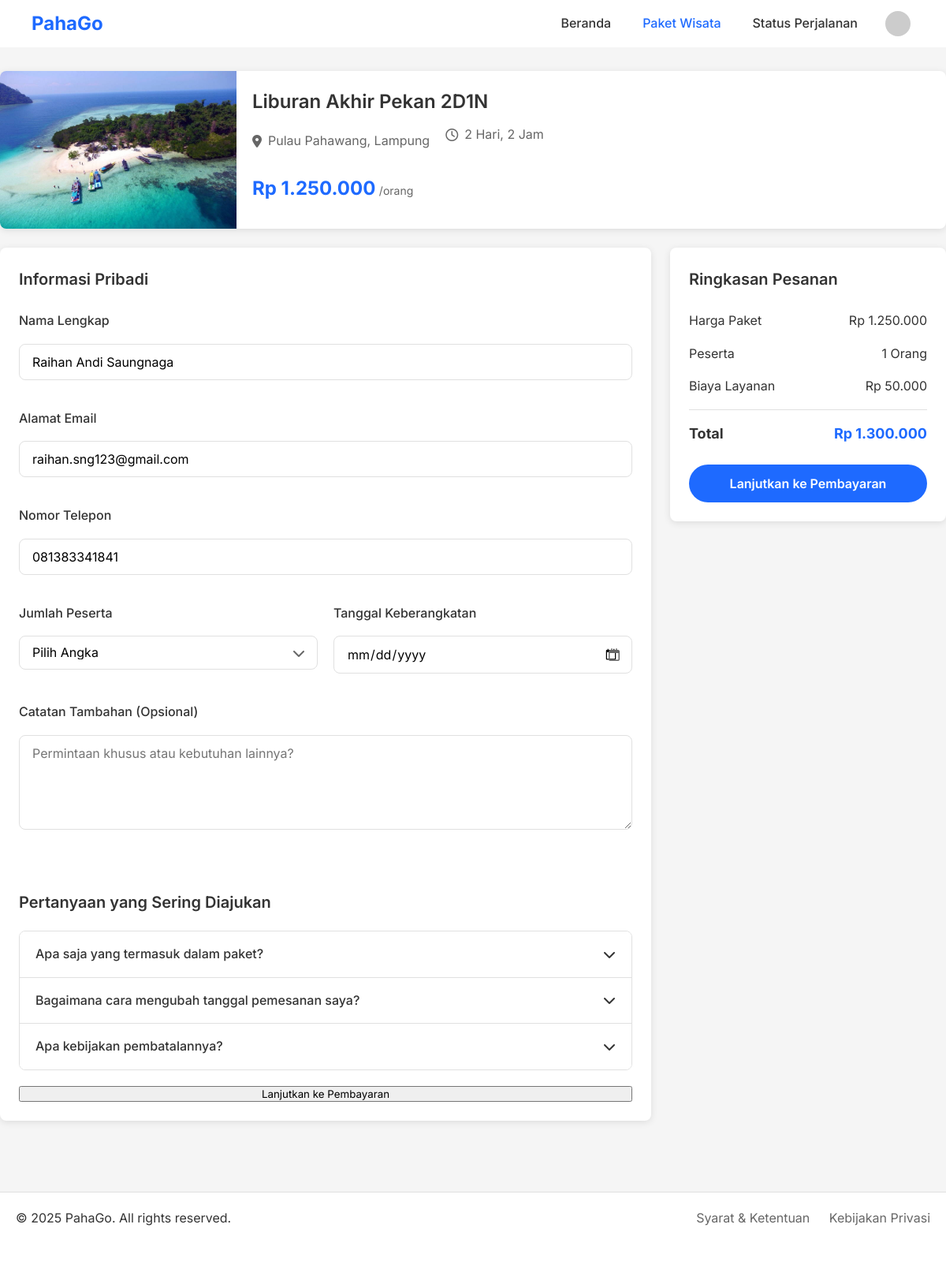
The page /booking.php (signed in) on the database its author committed.
### tables this page shows
CREATE TABLE `packages` (
  `id` int NOT NULL,
  `guide_id` int NOT NULL,
  `title` varchar(255) NOT NULL,
  `description` text NOT NULL,
  `short_description` varchar(255) DEFAULT NULL,
  `price` decimal(10,2) NOT NULL,
  `max_participants` int NOT NULL,
  `duration_days` int NOT NULL,
  `duration_hours` int DEFAULT '0',
  `image_url` varchar(255) DEFAULT NULL,
  `status` enum('active','draft') NOT NULL DEFAULT 'draft',
  `is_bestseller` tinyint(1) DEFAULT '0',
  `is_popular` tinyint(1) DEFAULT '0',
  `rating` decimal(3,1) DEFAULT '0.0',
  `created_at` timestamp NOT NULL DEFAULT CURRENT_TIMESTAMP,
  `updated_at` timestamp NULL DEFAULT NULL ON UPDATE CURRENT_TIMESTAMP
);

CREATE TABLE `users` (
  `id` int NOT NULL,
  `full_name` varchar(100) DEFAULT NULL,
  `email` varchar(100) DEFAULT NULL,
  `phone` varchar(20) DEFAULT NULL,
  `password` varchar(255) DEFAULT NULL
);

### booking.php (the view, shortened to what this page needs)
<?php
require_once 'includes/db.php';
$isLoggedIn = isset($_SESSION['user_id']) ? true : false;
$user_id = $_SESSION['user_id'];
if ($isLoggedIn) {
    $user_stmt = $conn->prepare("SELECT * FROM users WHERE id = ?");
    $user_stmt->bind_param("i", $user_id);
    $user_stmt->execute();
    $user_result = $user_stmt->get_result();
    $user_data = $user_result->fetch_assoc();
}
$package_id = isset($_GET['package_id']) ? intval($_GET['package_id']) : 1;
$stmt = $conn->prepare("SELECT p.*, g.id as guide_id, g.name as guide_name
                       FROM packages p
                       JOIN guides g ON p.guide_id = g.id
                       WHERE p.id = ?");
$stmt->bind_param("i", $package_id);
$stmt->execute();
$result = $stmt->get_result();
$package_data = $result->fetch_assoc();
if ($package_data) {
    $package = [
        'id' => $package_data['id'],
        'name' => $package_data['title'],
        'duration_days' => $package_data['duration_days'],
        'duration_hours' => $package_data['duration_hours'],
        'duration' => ($package_data['duration_days'] > 0 ? "{$package_data['duration_days']} Hari" : "") .
                     (($package_data['duration_days'] > 0 && $package_data['duration_hours'] > 0) ? ", " : "") .
                     ($package_data['duration_hours'] > 0 ? "{$package_data['duration_hours']} Jam" : ""),
        'price' => (int)$package_data['price'],
        'service_fee' => 50000,
        'image' => fixImagePath($package_data['image_url']),
        'max_participants' => $package_data['max_participants'],
        'guide_id' => $package_data['guide_id'],
        'guide_name' => $package_data['guide_name'],
        'location' => "Pulau Pahawang, Lampung"
    ];
}
function fixImagePath($path) {
    if (strpos($path, '../') === 0) {
        return ltrim(str_replace('../', '', $path), '/');
    }
    return $path;
}
?>
<!DOCTYPE html>
<html lang="id">
<head>
    <link rel="stylesheet" href="css/styles.css">
    <link rel="stylesheet" href="css/booking.css">
    <link rel="stylesheet" href="https://cdnjs.cloudflare.com/ajax/libs/font-awesome/6.1.1/css/all.min.css">
</head>
<body>
   <header class="navbar">
        <div class="container">
            <div class="navbar-content">
                <a href="index.php" class="logo">PahaGo</a>
                <nav class="nav-menu">
                    <ul>
                        <li><a href="index.php">Beranda</a></li>
                        <li><a href="packages.php" class="active">Paket Wisata</a></li>
                        <li><a href="status.php">Status Perjalanan</a></li>
                        <?php if ($isLoggedIn): ?>
                            <li class="profile-dropdown">
                                <div class="profile-trigger">
                                    <img src="https://ui-avatars.com/api/?name=<?php echo urlencode($_SESSION['user_name'] ?? 'User'); ?>&background=1e6aff&color=fff&size=32"
                                        class="profile-image" alt="Profile">
                                </div>
                            </li>
                        <?php else: ?>
                            <li><a href="login.html">Masuk</a></li>
                            <li><a href="register.html" class="btn-primary">Daftar</a></li>
                        <?php endif; ?>
                    </ul>
                </nav>
            </div>
        </div>
    </header>
    <main class="container booking-container">
        <div class="package-header">
            <div class="package-image">
                <img src="<?= $package['image'] ?>" alt="<?= $package['name'] ?>">
            </div>
            <div class="package-info">
                <h1><?= $package['name'] ?></h1>
                <div class="package-meta">
                    <div class="location">
                        <i class="fas fa-map-marker-alt"></i>
                        <span><?= $package['location'] ?></span>
                    </div>
                    <div class="duration">
                        <i class="far fa-clock"></i>
                        <span><?= $package['duration'] ?></span>
                    </div>
                </div>
                <div class="package-price">
                    <span class="price">Rp <?= number_format($package['price'], 0, ',', '.') ?></span>
                    <span class="price-per">/orang</span>
                </div>
            </div>
        </div>
        <div class="booking-content">
            <div class="booking-form-container">
                <div class="section-header">
                    <h2>Informasi Pribadi</h2>
                </div>
                <form id="booking-form" method="post" action="" class="booking-form">
                    <div class="form-group">
                        <label for="nama_lengkap">Nama Lengkap</label>
                        <input type="text" id="nama_lengkap" name="nama_lengkap" placeholder="Masukkan nama lengkap Anda"
                               value="<?= $user_data['full_name'] ?? '' ?>" required>
                    </div>
                    <div class="form-group">
                        <label for="email">Alamat Email</label>
                        <input type="email" id="email" name="email" placeholder="Masukkan email Anda"
                               value="<?= $user_data['email'] ?? '' ?>" required>
                    </div>
                    <div class="form-group">
                        <label for="telepon">Nomor Telepon</label>
                        <input type="tel" id="telepon" name="telepon" placeholder="Masukkan nomor telepon Anda"
                               value="<?= $user_data['phone'] ?? '' ?>" required>
                    </div>
                    <div class="form-row">
                        <div class="form-group">
                            <label for="jumlah_peserta">Jumlah Peserta</label>
                            <div class="select-container">
                                <select id="jumlah_peserta" name="jumlah_peserta" required>
                                    <option value="">Pilih Angka</option>
                                </select>
                            </div>
                        </div>
                        <div class="form-group">
                            <label for="tanggal">Tanggal Keberangkatan</label>
                            <div class="date-input-container">
                                <input type="date" id="tanggal" name="tanggal" required>
                            </div>
                        </div>
                    </div>
                    <div class="form-group">
                        <label for="catatan">Catatan Tambahan (Opsional)</label>
                        <textarea id="catatan" name="catatan" placeholder="Permintaan khusus atau kebutuhan lainnya?"></textarea>
                    </div>
                    <div class="faq-section">
                        <h2>Pertanyaan yang Sering Diajukan</h2>
                        <div class="accordion">
                            <div class="accordion-item">
                                <div class="accordion-header" id="faq1">
                                    <h3>Apa saja yang termasuk dalam paket?</h3>
                                    <i class="fas fa-chevron-down"></i>
                                </div>
                            </div>
                            <div class="accordion-item">
                                <div class="accordion-header" id="faq2">
                                    <h3>Bagaimana cara mengubah tanggal pemesanan saya?</h3>
                                    <i class="fas fa-chevron-down"></i>
                                </div>
                            </div>
                            <div class="accordion-item">
                                <div class="accordion-header" id="faq3">
                                    <h3>Apa kebijakan pembatalannya?</h3>
                                    <i class="fas fa-chevron-down"></i>
                                </div>
                            </div>
                        </div>
                    </div>
                    <button type="submit" name="submit_booking" class="btn-payment-mobile">
                        Lanjutkan ke Pembayaran
                    </button>
                </form>
            </div>
            <div class="order-summary">
                <div class="summary-container">
                    <h2>Ringkasan Pesanan</h2>
                    <div class="summary-item">
                        <span>Harga Paket</span>
                        <span>Rp <?= number_format($package['price'], 0, ',', '.') ?></span>
                    </div>
                    <div class="summary-item">
                        <span>Peserta</span>
                        <span id="display_peserta">1 Orang</span>
                    </div>
                    <div class="summary-item">
                        <span>Biaya Layanan</span>
                        <span>Rp <?= number_format($package['service_fee'], 0, ',', '.') ?></span>
                    </div>
                    <div class="summary-divider"></div>
                    <div class="summary-total">
                        <span>Total</span>
                        <span id="display_total">Rp <?= number_format($package['price'] + $package['service_fee'], 0, ',', '.') ?></span>
                    </div>
                    <button type="submit" name="submit_booking" form="booking-form" class="btn-payment">
                        Lanjutkan ke Pembayaran
                    </button>
                </div>
            </div>
        </div>
    </main>
    <footer>
        <div class="container">
            <div class="footer-content">
                <div class="footer-copyright">
                    <p>&copy; 2025 PahaGo. All rights reserved.</p>
                </div>
                <div class="footer-links">
                    <a href="#">Syarat & Ketentuan</a>
                    <a href="#">Kebijakan Privasi</a>
                </div>
            </div>
        </div>
    </footer>
</body>
</html>

### css/styles.css (style rules this page uses)
:root { --text-color: #333; --bg-color: #f5f5f5; --primary-color: #1e6aff; --white: #ffffff; --transition: all 0.3s ease; --primary-hover: #0052e0; --border-color: #e0e0e0; --shadow: 0 2px 10px rgba(0, 0, 0, 0.1); --text-light: #666; --radius: 8px; }
* { margin: 0; padding: 0; box-sizing: border-box; }
body { font-family: "Inter", sans-serif; color: var(--text-color); line-height: 1.6; background-color: var(--bg-color); }
ul { list-style: none; }
a { text-decoration: none; color: inherit; }
.navbar { background-color: var(--white); position: sticky; top: 0; z-index: 1000; }
.navbar * { box-sizing: border-box; }
.nav-menu * { box-sizing: border-box; }
.logo { box-sizing: border-box; display: inline-block; }
.navbar-content { display: flex; justify-content: space-between; align-items: center; height: 60px; width: 100%; max-width: 1200px; margin: 0 auto; padding: 0 20px; }
.nav-menu { margin-left: auto; }
.nav-menu ul { display: flex; gap: 20px; align-items: center; list-style: none !important; margin: 0; padding: 0; }
.nav-menu li { list-style: none !important; margin: 0; padding: 0; }
.nav-menu a { font-weight: 500; transition: var(--transition); padding: 5px 10px; text-decoration: none; }
.nav-menu a:hover, .nav-menu a.active { color: var(--primary-color); }
.container { width: 100%; max-width: 1200px; margin: 0 auto; padding: 0 20px; }
.logo { font-size: 1.5rem; font-weight: 700; color: var(--primary-color); margin-right: auto; }
.package-image { height: 200px; overflow: hidden; }
.package-image img { width: 100%; height: 100%; object-fit: cover; transition: transform 0.5s ease; }
.duration { color: var(--text-light); margin-bottom: 1rem; }
.price { font-weight: 700; font-size: 1.2rem; }
.footer-content { display: grid; grid-template-columns: repeat(auto-fit, minmax(200px, 1fr)); gap: 2rem; margin-bottom: 2rem; }
.form-group { display: flex; flex-direction: column; gap: 0.5rem; }
.form-group label { font-weight: 500; }
.form-group input { padding: 10px 15px; border: 1px solid var(--border-color); border-radius: var(--radius); font-size: 1rem; outline: none; transition: var(--transition); }
.profile-dropdown { position: relative; }
.profile-trigger { cursor: pointer; display: flex; align-items: center; padding: 5px; border-radius: 50%; transition: all 0.3s ease; }
.profile-image { width: 32px; height: 32px; border-radius: 50%; object-fit: cover; }

### rows shown on the page
packages: title "Liburan Akhir Pekan 2D1N", price "1.250.000", $package['price'] + $package['service_fee'] "1.300.000"
users: nama_lengkap "Raihan Andi Saungnaga", email "raihan.sng123@gmail.com", telepon "081383341841"

### other values the page prints
$package['location'] "Pulau Pahawang, Lampung"
$package['duration'] "2 Hari, 2 Jam"
$package['service_fee'] "50.000"
